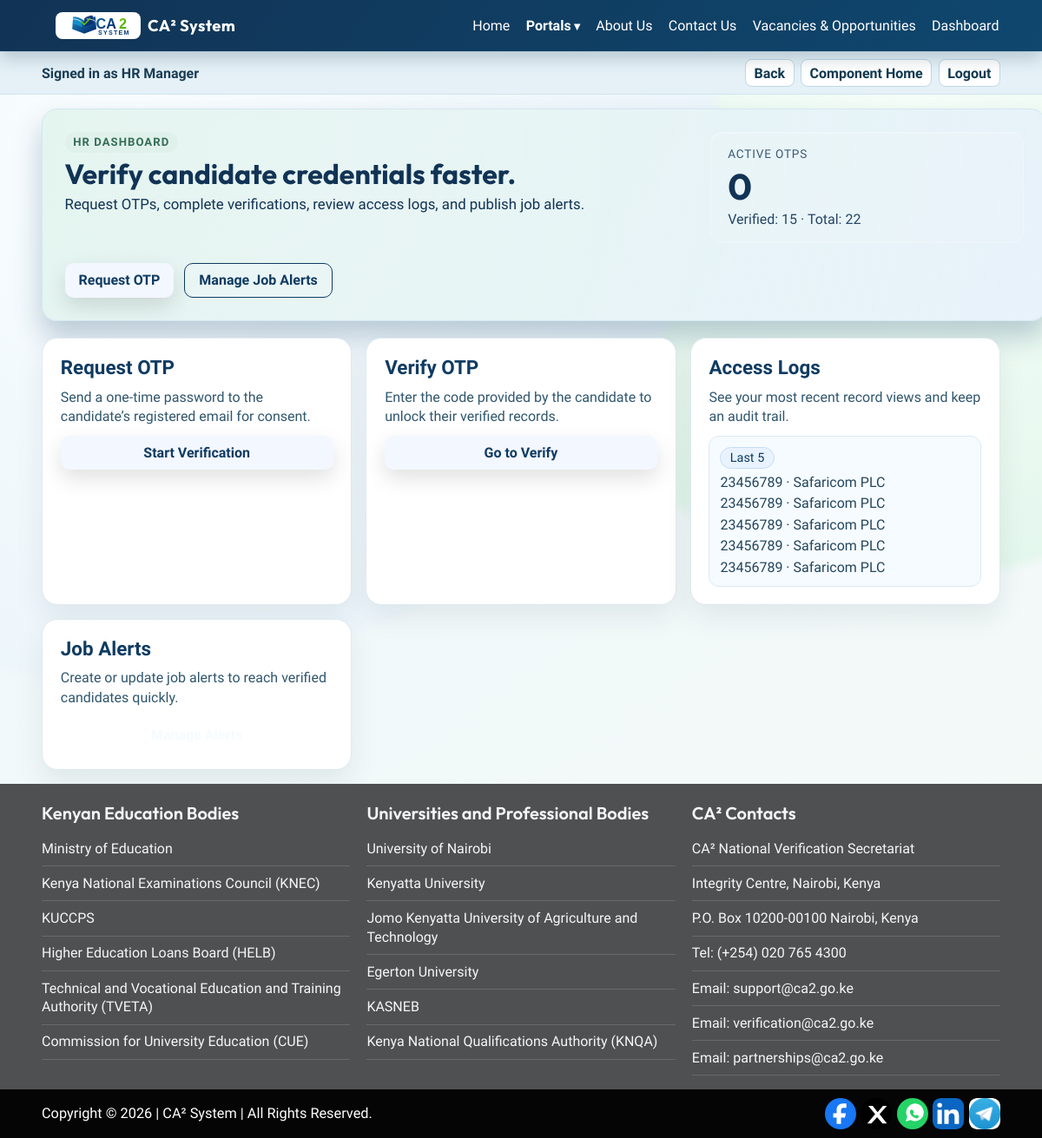
Screenshot of /dashboard/hr/ (signed in) with the database file from the repository.
### accounts/models.py (models this page shows, shortened)
class User(AbstractUser):
    class Role(models.TextChoices):
        GOVERNMENT_ADMIN = "GOV_ADMIN", "Government Admin"
        INSTITUTION_ADMIN = "INST_ADMIN", "Institution Admin"
        HR_MANAGER = "HR_MANAGER", "HR Manager"
        CITIZEN = "CITIZEN", "Citizen"
    username = models.CharField(max_length=150, unique=True)
    email = models.EmailField(unique=True)
    role = models.CharField(max_length=20, choices=Role.choices)
    USERNAME_FIELD = "email"
    REQUIRED_FIELDS = ["username"]
    objects = UserManager()

class Business(models.Model):
    name = models.CharField(max_length=255, unique=True)
    code = models.CharField(max_length=40, unique=True)
    created_at = models.DateTimeField(auto_now_add=True)
    class Meta:
        ordering = ("name",)

### verification/models.py (models this page shows, shortened)
class VerificationAccessLog(models.Model):
    class Source(models.TextChoices):
        WEB = "WEB", "Web"
        API = "API", "API"
    citizen = models.ForeignKey("citizens.CitizenProfile", on_delete=models.CASCADE, related_name="verification_accesses")
    hr_user = models.ForeignKey(
        settings.AUTH_USER_MODEL, on_delete=models.SET_NULL, null=True, blank=True, related_name="verification_accesses"
    )
    business = models.ForeignKey(
        "accounts.Business",
        on_delete=models.SET_NULL,
        null=True,
        blank=True,
        related_name="verification_accesses",
    )
    otp_request = models.ForeignKey(
        "verification.OTPRequest",
        on_delete=models.SET_NULL,
        null=True,
        blank=True,
        related_name="access_logs",
    )
    national_id = models.CharField(max_length=20, db_index=True)
    source = models.CharField(max_length=10, choices=Source.choices, default=Source.WEB)
    accessed_at = models.DateTimeField(auto_now_add=True)
    class Meta:
        ordering = ("-accessed_at",)

### accounts/views.py (the view)
# urls.py: path("dashboard/hr/", dashboard_hr, name="dashboard_hr"),
@role_required(User.Role.HR_MANAGER)
def dashboard_hr(request):
    otp_qs = OTPRequest.objects.filter(requested_by=request.user)
    now = timezone.now()
    context = {
        "active_otps": otp_qs.filter(is_used=False, expires_at__gt=now).count(),
        "used_otps": otp_qs.filter(is_used=True).count(),
        "total_requests": otp_qs.count(),
        "recent_otps": otp_qs.select_related("citizen", "citizen__user").order_by("-created_at")[:5],
        "recent_access_logs": VerificationAccessLog.objects.select_related("citizen", "business")
        .filter(hr_user=request.user)
        .order_by("-accessed_at")[:5],
        "now": now,
    }
    return render(request, "accounts/dashboard_hr.html", context)

### accounts/views.py (called while the page is built, shortened)
def role_required(*roles):
    def decorator(view_func):
        @wraps(view_func)
        @login_required
        def _wrapped(request, *args, **kwargs):
            return view_func(request, *args, **kwargs)
        return _wrapped
    return decorator

### templates/accounts/dashboard_hr.html
{% extends "base.html" %}
{% block content %}
<div class="dashboard-hero soft">
    <div>
        <p class="eyebrow">HR Dashboard</p>
        <h1>Verify candidate credentials faster.</h1>
        <p class="lede">Request OTPs, complete verifications, review access logs, and publish job alerts.</p>
    </div>
    <div class="hero-panel">
        <p class="kpi-label">Active OTPs</p>
        <p class="kpi-value">{{ active_otps }}</p>
        <p class="kpi-sub">Verified: {{ used_otps }} · Total: {{ total_requests }}</p>
    </div>
    <div class="hero-actions">
        <a class="btn btn-primary" href="{% url 'request_otp' %}">Request OTP</a>
        <a class="btn btn-ghost" href="{% url 'job_alert_list' %}">Manage Job Alerts</a>
    </div>
</div>
<div class="dashboard-cards">
    <article class="card-cta">
        <h2>Request OTP</h2>
        <p>Send a one-time password to the candidate’s registered email for consent.</p>
        <a class="btn btn-primary" href="{% url 'request_otp' %}">Start Verification</a>
    </article>
    <article class="card-cta">
        <h2>Verify OTP</h2>
        <p>Enter the code provided by the candidate to unlock their verified records.</p>
        <a class="btn btn-primary" href="{% url 'verify_otp' %}">Go to Verify</a>
    </article>
    <article class="card-cta">
        <h2>Access Logs</h2>
        <p>See your most recent record views and keep an audit trail.</p>
        <div class="card-inline">
            <span class="pill info">Last 5</span>
            <ul class="mini-list">
                {% for log in recent_access_logs %}
                    <li>{{ log.national_id }}{% if log.business %} · {{ log.business.name }}{% endif %}</li>
                {% empty %}
                    <li>No verifications yet.</li>
                {% endfor %}
            </ul>
        </div>
    </article>
    <article class="card-cta">
        <h2>Job Alerts</h2>
        <p>Create or update job alerts to reach verified candidates quickly.</p>
        <a class="btn btn-ghost" href="{% url 'job_alert_list' %}">Manage Alerts</a>
    </article>
</div>
{% endblock %}

### templates/base.html (shortened to what this page needs)
{% load static %}
<!DOCTYPE html>
<html lang="en">
<head>
    <link rel="stylesheet" href="{% static 'css/styles.css' %}">
</head>
<body>
    <header class="site-header">
        <div class="container header-wrap">
            <a class="brand" href="{% url 'home' %}">
                <img class="brand-logo" src="{% static 'images/ca2-logo-system.svg' %}" alt="CA2 System Logo">
                <span class="brand-name">CA² System</span>
            </a>
            <nav class="top-nav">
                <a href="{% url 'home' %}">Home</a>
                <details class="nav-dropdown">
                    <summary>Portals</summary>
                </details>
                <a href="{% url 'about_us' %}">About Us</a>
                <a href="{% url 'contact_us' %}">Contact Us</a>
                <a href="{% url 'vacancies_opportunities' %}">Vacancies & Opportunities</a>
                {% if user.is_authenticated %}
                    <a href="{% url 'role_redirect' %}">Dashboard</a>
                {% else %}
                    <a href="{% url 'login' %}">Login</a>
                    <a href="{% url 'citizen_register' %}">Citizen Signup</a>
                {% endif %}
            </nav>
        </div>
    </header>
    {% if user.is_authenticated %}
        <div class="component-bar">
            <div class="container component-wrap">
                <span class="component-role">Signed in as {{ user.get_role_display }}</span>
                <div class="component-actions">
                    <a href="javascript:history.back()">Back</a>
                    <a href="{% url 'role_redirect' %}">Component Home</a>
                    <a href="{% url 'logout' %}">Logout</a>
                </div>
            </div>
        </div>
    {% endif %}
    <main class="container">
        {% block content %}{% endblock %}
    </main>
    <footer class="site-footer">
        <div class="footer-top">
            <div class="container footer-grid">
                <section class="footer-col">
                    <h3>Kenyan Education Bodies</h3>
                    <ul class="footer-list">
                        <li><a href="https://www.education.go.ke/" target="_blank" rel="noopener">Ministry of Education</a></li>
                        <li><a href="https://www.knec.ac.ke/" target="_blank" rel="noopener">Kenya National Examinations Council (KNEC)</a></li>
                        <li><a href="https://www.kuccps.net/" target="_blank" rel="noopener">KUCCPS</a></li>
                        <li><a href="https://www.helb.co.ke/" target="_blank" rel="noopener">Higher Education Loans Board (HELB)</a></li>
                        <li><a href="https://www.tveta.go.ke/" target="_blank" rel="noopener">Technical and Vocational Education and Training Authority (TVETA)</a></li>
                        <li><a href="https://www.cue.or.ke/" target="_blank" rel="noopener">Commission for University Education (CUE)</a></li>
                    </ul>
                </section>
                <section class="footer-col">
                    <h3>Universities and Professional Bodies</h3>
                    <ul class="footer-list">
                        <li><a href="https://www.uonbi.ac.ke/" target="_blank" rel="noopener">University of Nairobi</a></li>
                        <li><a href="https://www.ku.ac.ke/" target="_blank" rel="noopener">Kenyatta University</a></li>
                        <li><a href="https://www.jkuat.ac.ke/" target="_blank" rel="noopener">Jomo Kenyatta University of Agriculture and Technology</a></li>
                        <li><a href="https://www.egerton.ac.ke/" target="_blank" rel="noopener">Egerton University</a></li>
                        <li><a href="https://www.kasneb.or.ke/" target="_blank" rel="noopener">KASNEB</a></li>
                        <li><a href="https://www.knqa.go.ke/" target="_blank" rel="noopener">Kenya National Qualifications Authority (KNQA)</a></li>
                    </ul>
                </section>
                <section class="footer-col">
                    <h3>CA² Contacts</h3>
                    <ul class="footer-list contacts">
                        <li><span>CA² National Verification Secretariat</span></li>
                        <li><span>Integrity Centre, Nairobi, Kenya</span></li>
                        <li><span>P.O. Box 10200-00100 Nairobi, Kenya</span></li>
                        <li><span>Tel: (+254) 020 765 4300</span></li>
                        <li><span>Email: support@ca2.go.ke</span></li>
                        <li><span>Email: verification@ca2.go.ke</span></li>
                        <li><span>Email: partnerships@ca2.go.ke</span></li>
                    </ul>
                </section>
            </div>
        </div>
        <div class="footer-bottom">
            <div class="container footer-bottom-wrap">
                <p>Copyright &copy; {% now "Y" %} | CA² System | All Rights Reserved.</p>
                <div class="social-links">
                    <a href="#" aria-label="Facebook">
                        <img src="{% static 'images/social-facebook.svg' %}" alt="Facebook">
                    </a>
                    <a href="#" aria-label="X">
                        <img src="{% static 'images/social-x.svg' %}" alt="X">
                    </a>
                    <a href="#" aria-label="WhatsApp">
                        <img src="{% static 'images/social-whatsapp.svg' %}" alt="WhatsApp">
                    </a>
                    <a href="#" aria-label="LinkedIn">
                        <img src="{% static 'images/social-linkedin.svg' %}" alt="LinkedIn">
                    </a>
                    <a href="#" aria-label="Telegram">
                        <img src="{% static 'images/social-telegram.jfif' %}" alt="Telegram">
                    </a>
                </div>
            </div>
        </div>
    </footer>
</body>
</html>

### rows the page displays
User: role "HR Manager"
VerificationAccessLog: national_id "23456789", business.name "Safaricom PLC"
VerificationAccessLog: national_id "23456789", business.name "Safaricom PLC"
VerificationAccessLog: national_id "23456789", business.name "Safaricom PLC"
VerificationAccessLog: national_id "23456789", business.name "Safaricom PLC"
VerificationAccessLog: national_id "23456789", business.name "Safaricom PLC"

### other values shown
{{ active_otps }} "0"
{{ used_otps }} "15"
{{ total_requests }} "22"
